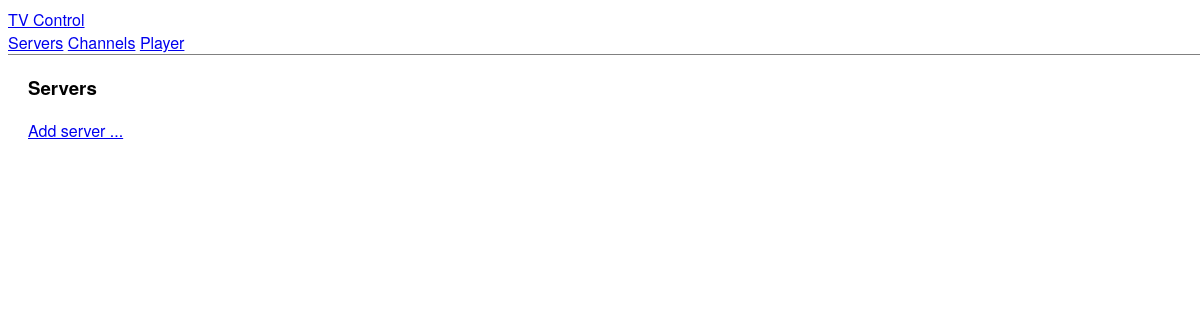
Before: /control/servers/ with the older database file.
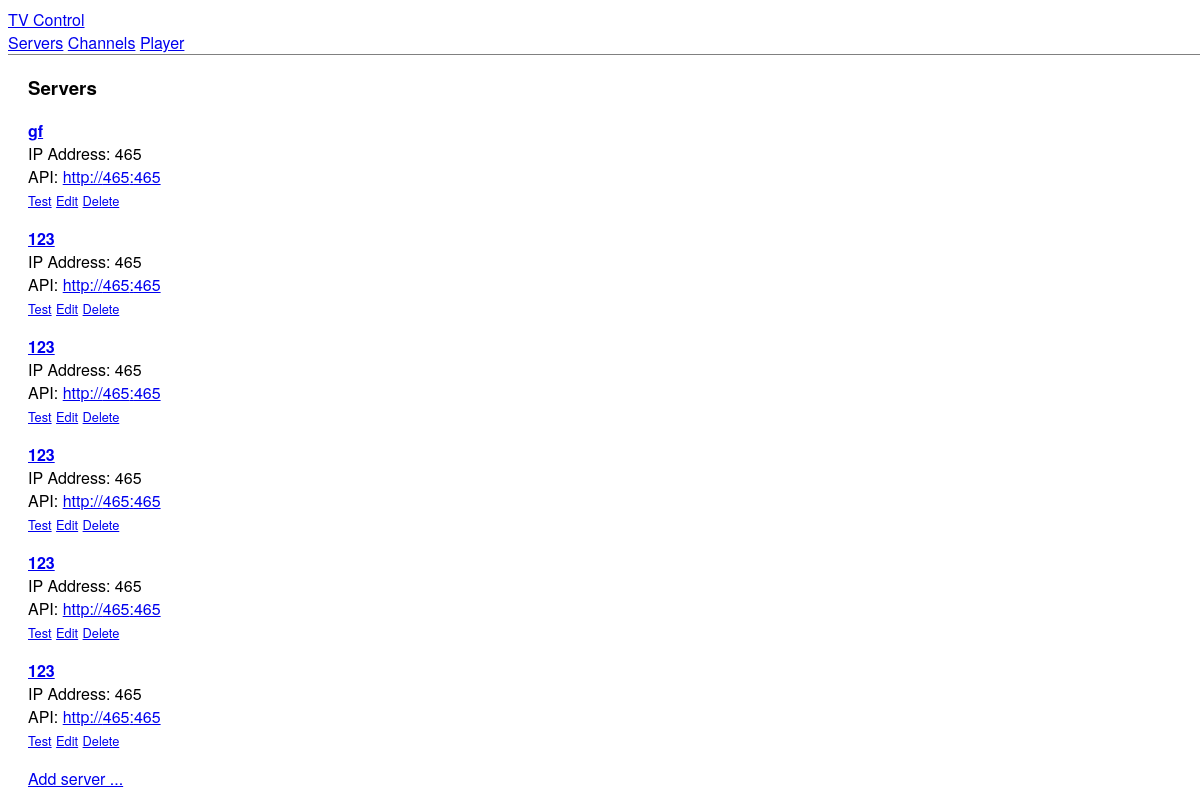
After: the same page with the newer database file.
### tv/models.py (models this page shows)
class Server(models.Model):
    name = models.CharField(max_length=128)
    address = models.CharField(max_length=128)
    api_port = models.CharField(max_length=5)
    username = models.CharField(max_length=128, blank=True, null=True)
    password = models.CharField(max_length=128, blank=True, null=True)
    def __str__(self):
        return self.name

### tv/views.py (the view)
# urls.py: path('servers/', ServersList.as_view()),
class ServersList(View):
    def get(self, request, *args, **kwargs):
        servers = Server.objects.all()
        context = {
            "servers": servers,
        }
        return render(request, "tv/control/servers/list.html", context=context)

### tv/templates/tv/control/servers/list.html
{% extends "tv/control/base.html" %}
{% block content %}
<div class="row">
    <div class="col">
        <div class="col">
            <h3>Servers</h3>
        </div>
    </div>
</div>
<div class="row">
    <div class="col-9">
        {% if servers %}
        {% for server in servers %}
        <div class="row ">
            <div class="col">
                <div id="server-{{ server.pk }}" class="card server-card is-full-width">
                    <b><a href="{{ server.pk }}/">{{ server }}</a></b>
                    <div class="row">
                        <div class="col">
                            IP Address: {{ server.address }}
                            <br>
                            API: <a
                                href="http://{{ server.address }}:{{ server.api_port  }}">http://{{ server.address }}:{{ server.api_port }}</a>
                        </div>
                        <div class="col is-right">
                            <a href="{{ server.pk }}/test" class="button dark outline button-small">Test</a>
                            <a href="{{ server.pk }}" class="button primary button-small">Edit</a>
                            <a href="{{ server.pk }}/delete" class="button error button-small">Delete</a>
                        </div>
                    </div>
                </div>
            </div>
        </div>
        {% endfor %}
        {% endif %}
    </div>
    <div class="col-3">
        <a class="button primary" href="new/">Add server ...</a>
    </div>
</div>
</div>
{% endblock content %}

Changed rows visible on the page:
added Server: name "gf", address "465", api_port "465"
added Server: name "123", address "465", api_port "465"
added Server: name "123", address "465", api_port "465"
added Server: name "123", address "465", api_port "465"
added Server: name "123", address "465", api_port "465"
added Server: name "123", address "465", api_port "465"
